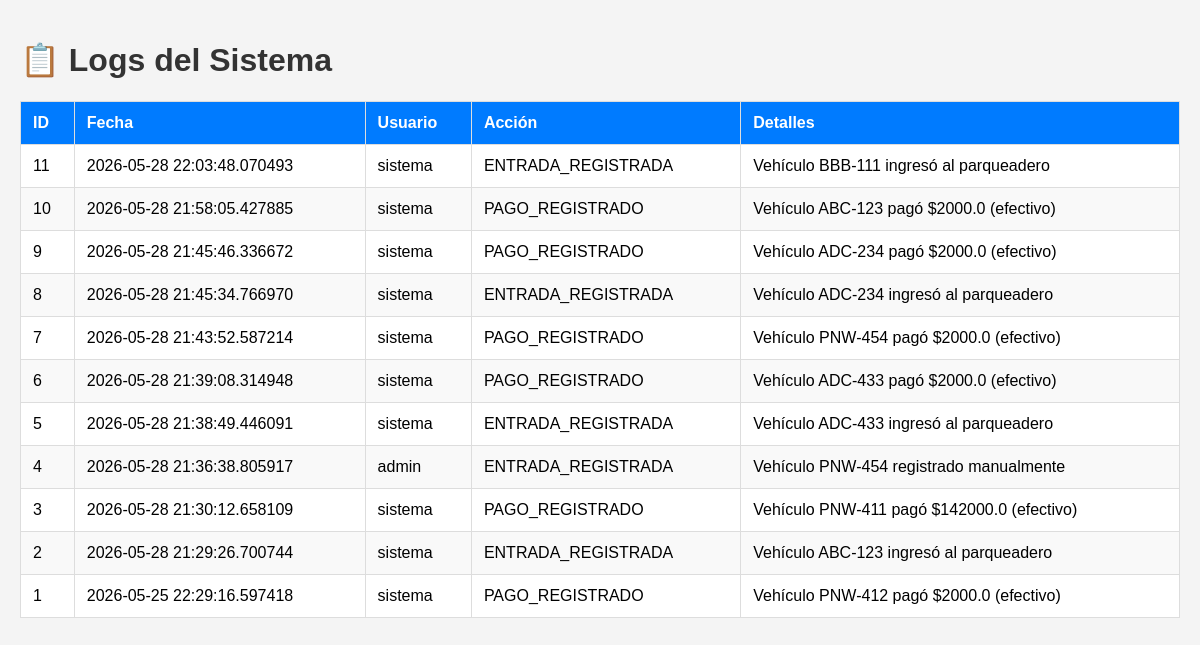
/admin/logs (signed in), run on an earlier commit of the app's database.
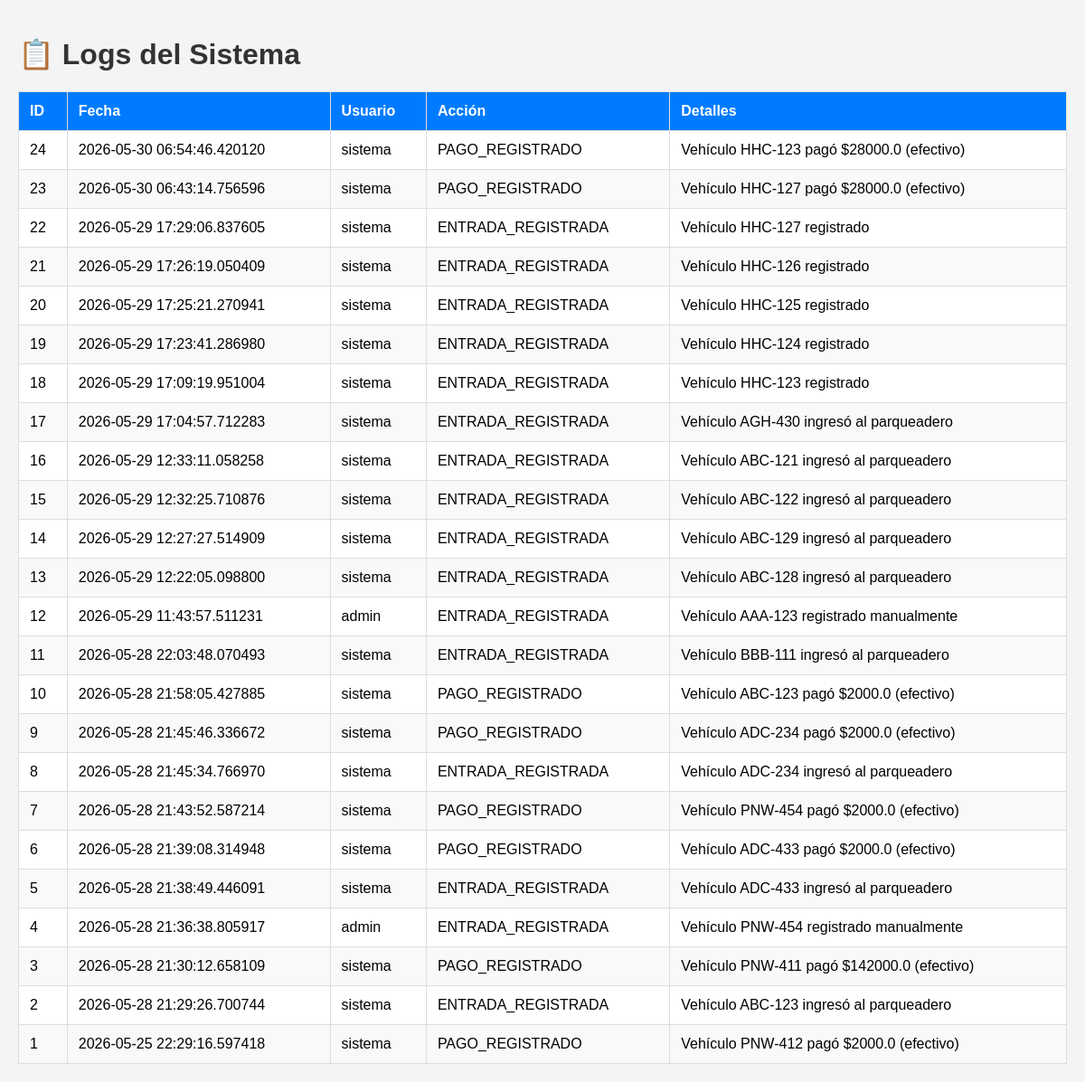
And on a later commit of the database.
### app/models.py (models this page shows, shortened)
class BaseModel(db.Model):
    __abstract__ = True
    id = db.Column(db.Integer, primary_key=True)
    created_at = db.Column(db.DateTime, default=datetime.now, nullable=False)
    updated_at = db.Column(
        db.DateTime, default=datetime.now, onupdate=datetime.now, nullable=False
    )

class SystemLog(BaseModel):
    __tablename__ = "system_logs"
    accion = db.Column(db.String(100), nullable=False)
    detalles = db.Column(db.Text, nullable=True)
    usuario = db.Column(db.String(50), default="sistema", nullable=False)
    ACCIONES_VALIDAS = {
        "ENTRADA_REGISTRADA",
        "SALIDA_REGISTRADA",
        "PAGO_REGISTRADO",
        "PLACA_DETECTADA",
        "ERROR_OCR",
        "LOGIN_ADMIN",
        "LOGOUT_ADMIN",
        "SESION_ADMIN",
        "INICIALIZACION",
    }

### app/routes/admin.py (the view)
@require_admin
def get_logs():
    try:
        logs = SystemLog.query.order_by(SystemLog.created_at.desc()).all()
        return render_template("admin/logs.html", logs=logs)
    except Exception as e:
        return jsonify({"success": False, "error": str(e)}), 500

### app/routes/auth.py (called while the page is built)
def require_admin(f):
    from functools import wraps
    @wraps(f)
    def decorated_function(*args, **kwargs):
        if not session.get("is_admin"):
            return redirect(url_for("admin_login"))
        return f(*args, **kwargs)
    return decorated_function

### app/services/logging_service.py (called while the page is built)
    @staticmethod
    def info(message):
        logger.info(message)

### app/templates/admin/logs.html (shortened to what this page needs)
<!DOCTYPE html>
<html lang="es">
<head>
</head>
<body>
    <h1>📋 Logs del Sistema</h1>
    <table>
        <thead>
            <tr>
                <th>ID</th>
                <th>Fecha</th>
                <th>Usuario</th>
                <th>Acción</th>
                <th>Detalles</th>
            </tr>
        </thead>
        <tbody>
            {% for log in logs %}
            <tr>
                <td>{{ log.id }}</td>
                <td>{{ log.created_at }}</td>
                <td>{{ log.usuario }}</td>
                <td>{{ log.accion }}</td>
                <td>{{ log.detalles }}</td>
            </tr>
            {% endfor %}
        </tbody>
    </table>
</body>
</html>

### app/templates/admin/logs.html (style rules this page uses)
body { font-family: Arial, sans-serif; background:#f4f4f4; margin:0; padding:20px; }
h1 { color:#333; }
table { width:100%; border-collapse: collapse; background:white; }
th, td { padding:12px; border:1px solid #ddd; text-align:left; }
th { background:#007bff; color:white; }
tr:nth-child(even) { background:#f9f9f9; }

What changed in the data, as far as the page shows it:
added SystemLog: id "24", created_at "2026-05-30 06:54:46.420120", usuario "sistema", accion "PAGO_REGISTRADO", detalles "Vehículo HHC-123 pagó $28000.0 (efectivo)"
added SystemLog: id "23", created_at "2026-05-30 06:43:14.756596", usuario "sistema", accion "PAGO_REGISTRADO", detalles "Vehículo HHC-127 pagó $28000.0 (efectivo)"
added SystemLog: id "22", created_at "2026-05-29 17:29:06.837605", usuario "sistema", accion "ENTRADA_REGISTRADA", detalles "Vehículo HHC-127 registrado"
added SystemLog: id "21", created_at "2026-05-29 17:26:19.050409", usuario "sistema", accion "ENTRADA_REGISTRADA", detalles "Vehículo HHC-126 registrado"
added SystemLog: id "20", created_at "2026-05-29 17:25:21.270941", usuario "sistema", accion "ENTRADA_REGISTRADA", detalles "Vehículo HHC-125 registrado"
added SystemLog: id "19", created_at "2026-05-29 17:23:41.286980", usuario "sistema", accion "ENTRADA_REGISTRADA", detalles "Vehículo HHC-124 registrado"
added SystemLog: id "18", created_at "2026-05-29 17:09:19.951004", usuario "sistema", accion "ENTRADA_REGISTRADA", detalles "Vehículo HHC-123 registrado"
added SystemLog: id "17", created_at "2026-05-29 17:04:57.712283", usuario "sistema", accion "ENTRADA_REGISTRADA", detalles "Vehículo AGH-430 ingresó al parqueadero"
added SystemLog: id "16", created_at "2026-05-29 12:33:11.058258", usuario "sistema", accion "ENTRADA_REGISTRADA", detalles "Vehículo ABC-121 ingresó al parqueadero"
added SystemLog: id "15", created_at "2026-05-29 12:32:25.710876", usuario "sistema", accion "ENTRADA_REGISTRADA", detalles "Vehículo ABC-122 ingresó al parqueadero"
added SystemLog: id "14", created_at "2026-05-29 12:27:27.514909", usuario "sistema", accion "ENTRADA_REGISTRADA", detalles "Vehículo ABC-129 ingresó al parqueadero"
added SystemLog: id "13", created_at "2026-05-29 12:22:05.098800", usuario "sistema", accion "ENTRADA_REGISTRADA", detalles "Vehículo ABC-128 ingresó al parqueadero"
added SystemLog: id "12", created_at "2026-05-29 11:43:57.511231", usuario "admin", accion "ENTRADA_REGISTRADA", detalles "Vehículo AAA-123 registrado manualmente"
